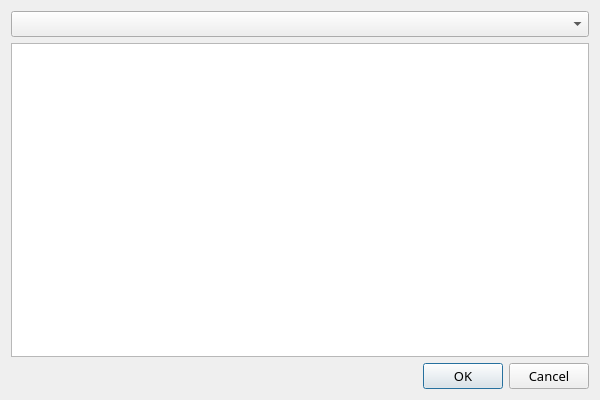
<?xml version="1.0" encoding="UTF-8"?>
<ui version="4.0">
 <class>AlternativesDialog</class>
 <widget class="QDialog" name="AlternativesDialog">
  <property name="geometry">
   <rect>
    <x>0</x>
    <y>0</y>
    <width>600</width>
    <height>400</height>
   </rect>
  </property>
  <property name="font">
   <font>
    <family>JetBrains Mono</family>
    <pointsize>10</pointsize>
   </font>
  </property>
  <property name="windowTitle">
   <string>Cравнение альтернатив</string>
  </property>
  <property name="windowOpacity">
   <double>1.000000000000000</double>
  </property>
  <layout class="QGridLayout" name="gridLayout">
   <item row="0" column="0">
    <widget class="QComboBox" name="comboBox"/>
   </item>
   <item row="1" column="0">
    <widget class="QTableWidget" name="tableWidget"/>
   </item>
   <item row="2" column="0">
    <widget class="QDialogButtonBox" name="buttonBox">
     <property name="focusPolicy">
      <enum>Qt::NoFocus</enum>
     </property>
     <property name="orientation">
      <enum>Qt::Horizontal</enum>
     </property>
     <property name="standardButtons">
      <set>QDialogButtonBox::Cancel|QDialogButtonBox::Ok</set>
     </property>
    </widget>
   </item>
  </layout>
 </widget>
 <resources/>
 <connections>
  <connection>
   <sender>buttonBox</sender>
   <signal>accepted()</signal>
   <receiver>AlternativesDialog</receiver>
   <slot>accept()</slot>
   <hints>
    <hint type="sourcelabel">
     <x>248</x>
     <y>254</y>
    </hint>
    <hint type="destinationlabel">
     <x>157</x>
     <y>274</y>
    </hint>
   </hints>
  </connection>
  <connection>
   <sender>buttonBox</sender>
   <signal>rejected()</signal>
   <receiver>AlternativesDialog</receiver>
   <slot>reject()</slot>
   <hints>
    <hint type="sourcelabel">
     <x>316</x>
     <y>260</y>
    </hint>
    <hint type="destinationlabel">
     <x>286</x>
     <y>274</y>
    </hint>
   </hints>
  </connection>
 </connections>
</ui>
